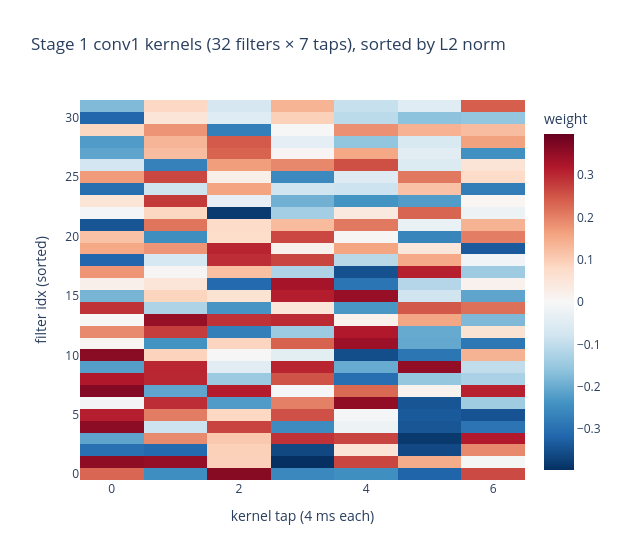
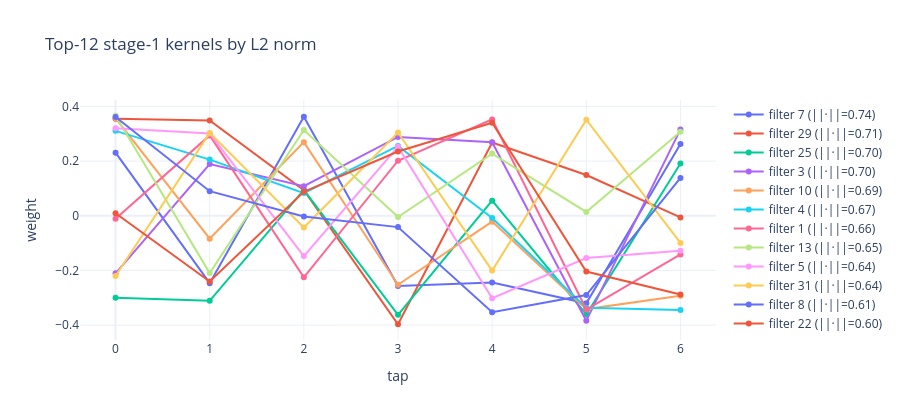

The cell these charts' notebook holds for them, in order:
### Markdown cell above
## 1. First-stage conv kernels

32 stage-1 kernels (k=7 = 28 ms @ 250 Hz). Look for derivative/peak/oscillatory shapes —  
noise-like shapes mean the model failed to learn meaningful low-level features.

### Code cell
k1 = net.stages[0]['conv'].conv1.weight.detach().cpu().squeeze(1).numpy()  # (32, 7)
order = np.argsort(-np.linalg.norm(k1, axis=1))
k1_sorted = k1[order]

fig_k = go.Figure(data=go.Heatmap(
    z=k1_sorted, colorscale='RdBu_r', zmid=0,
    colorbar=dict(title='weight'),
))
fig_k.update_layout(
    title='Stage 1 conv1 kernels (32 filters × 7 taps), sorted by L2 norm',
    xaxis_title='kernel tap (4 ms each)',
    yaxis_title='filter idx (sorted)',
    template='plotly_white', width=620, height=560,
)
fig_k.show()

fig_kl = go.Figure()
for i in range(12):
    fig_kl.add_trace(go.Scatter(
        y=k1_sorted[i], mode='lines+markers',
        name=f'filter {order[i]} (||·||={np.linalg.norm(k1_sorted[i]):.2f})',
    ))
fig_kl.update_layout(title='Top-12 stage-1 kernels by L2 norm',
                     xaxis_title='tap', yaxis_title='weight',
                     template='plotly_white', width=900, height=420)
fig_kl.show()

### Figure 1 — Plotly figure (JSON) as saved in the notebook; plotly's stock layout.template omitted (floating-point values rounded to 4 significant figures; data arrays with more than 128 entries replaced by an {"elided": "..."} marker saying what was removed)
{"data": [{"colorbar": {"title": {"text": "weight"}}, "colorscale": [[0.0, "rgb(5,48,97)"], [0.1, "rgb(33,102,172)"], [0.2, "rgb(67,147,195)"], [0.3, "rgb(146,197,222)"], [0.4, "rgb(209,229,240)"], [0.5, "rgb(247,247,247)"], [0.6, "rgb(253,219,199)"], [0.7, "rgb(244,165,130)"], [0.8, "rgb(214,96,77)"], [0.9, "rgb(178,24,43)"], [1.0, "rgb(103,0,31)"]], "z": {"elided": "32x7 float values"}, "zmid": 0, "type": "heatmap"}], "layout": {"title": {"text": "Stage 1 conv1 kernels (32 filters × 7 taps), sorted by L2 norm"}, "xaxis": {"title": {"text": "kernel tap (4 ms each)"}}, "yaxis": {"title": {"text": "filter idx (sorted)"}}, "width": 620, "height": 560}}

### Figure 2 — Plotly figure (JSON) as saved in the notebook; plotly's stock layout.template omitted (floating-point values rounded to 4 significant figures)
{"data": [{"mode": "lines+markers", "name": "filter 7 (||·||=0.74)", "y": [0.2309, -0.2465, 0.3618, -0.2567, -0.2444, -0.3202, 0.2626], "type": "scatter"}, {"mode": "lines+markers", "name": "filter 29 (||·||=0.71)", "y": [0.3552, 0.3488, 0.09342, -0.3969, 0.268, 0.1489, -0.005971], "type": "scatter"}, {"mode": "lines+markers", "name": "filter 25 (||·||=0.70)", "y": [-0.3002, -0.3111, 0.09453, -0.3623, 0.05518, -0.3611, 0.1908], "type": "scatter"}, {"mode": "lines+markers", "name": "filter 3 (||·||=0.70)", "y": [-0.2105, 0.1892, 0.1079, 0.2881, 0.2688, -0.3837, 0.3159], "type": "scatter"}, {"mode": "lines+markers", "name": "filter 10 (||·||=0.69)", "y": [0.3569, -0.08401, 0.2693, -0.2523, -0.02154, -0.3414, -0.2924], "type": "scatter"}, {"mode": "lines+markers", "name": "filter 4 (||·||=0.67)", "y": [0.3106, 0.2054, 0.08288, 0.2553, -0.008089, -0.3362, -0.3449], "type": "scatter"}, {"mode": "lines+markers", "name": "filter 1 (||·||=0.66)", "y": [-0.01127, 0.294, -0.2253, 0.2012, 0.3524, -0.3431, -0.1416], "type": "scatter"}, {"mode": "lines+markers", "name": "filter 13 (||·||=0.65)", "y": [0.3658, -0.2094, 0.314, -0.004663, 0.2274, 0.01386, 0.3072], "type": "scatter"}, {"mode": "lines+markers", "name": "filter 5 (||·||=0.64)", "y": [0.3201, 0.3012, -0.1475, 0.2525, -0.3019, -0.1544, -0.1281], "type": "scatter"}, {"mode": "lines+markers", "name": "filter 31 (||·||=0.64)", "y": [-0.2201, 0.303, -0.04303, 0.3047, -0.2005, 0.3513, -0.09945], "type": "scatter"}, {"mode": "lines+markers", "name": "filter 8 (||·||=0.61)", "y": [0.361, 0.08988, -0.002685, -0.04159, -0.3531, -0.2901, 0.1382], "type": "scatter"}, {"mode": "lines+markers", "name": "filter 22 (||·||=0.60)", "y": [0.009206, -0.2406, 0.08786, 0.2349, 0.3405, -0.2041, -0.2881], "type": "scatter"}], "layout": {"title": {"text": "Top-12 stage-1 kernels by L2 norm"}, "xaxis": {"title": {"text": "tap"}}, "yaxis": {"title": {"text": "weight"}}, "width": 900, "height": 420}}
